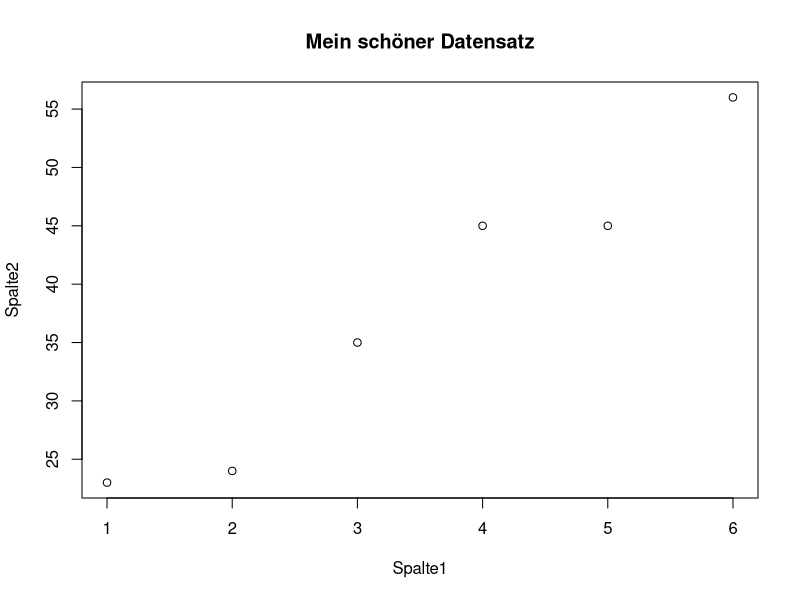

Write the R code that produced this figure. (Note: this script raises an error after producing the figure.)
## ---- chunk 1
knitr::opts_chunk$set(echo = TRUE)
## ---- chunk 2
library(dplyr)
meindatensatz = tibble(Spalte1 = c(1,2,3,4,5,6), 
                       Spalte2 = c(23,24,35,45,45,56))

knitr::kable(meindatensatz) # Mit kable kann man die Tabellen "schöner" darstellen

plot(meindatensatz,
     main = "Mein schöner Datensatz")
## ---- chunk 3

getwd();
list=ls()
print(list);
rm(list=ls())
setwd("C:/docs/wd")
#load("C:/docs/wd/z01_Geostatistik_s20_Gr01.Rmd")
file.edit("C:/docs/wd/z01_Geostatistik_s20_Gr01.Rmd")

## ---- chunk 4
v1 = seq(from=0, by=0.5 , length.out=15)
print(v1);
## ---- chunk 5
 #f(v1) = 3 * v1 + 01

# fahrenheit_to_celsius <- function(temp_F) {
#  temp_C <- (temp_F - 32) * 5 / 9
#  return(temp_C)
#}
#
#fahrenheit_to_celsius();

#Funktion f, die f(v1) = 3 * v1 + 01 erfuellt

f <- function(a) {
  f <- 3.0*a+1.0
  return(f)
}

v2 = f(v1)

M1 = cbind(v1, v2)

print(M1);

## ---- chunk 6

M1t = t(M1)

print(M1t)

M3 = M1%*%M1t

print(M3);

#Löschen sie anschließend das Objekt v1 und speichern sie den aktuellen
#Workspace sowie die R-History in ihrem Kursordner ab

rm(v1);

#save(list = ls(all.names = TRUE), file = ".RData", envir = .GlobalEnv)
save.image()
quit()



